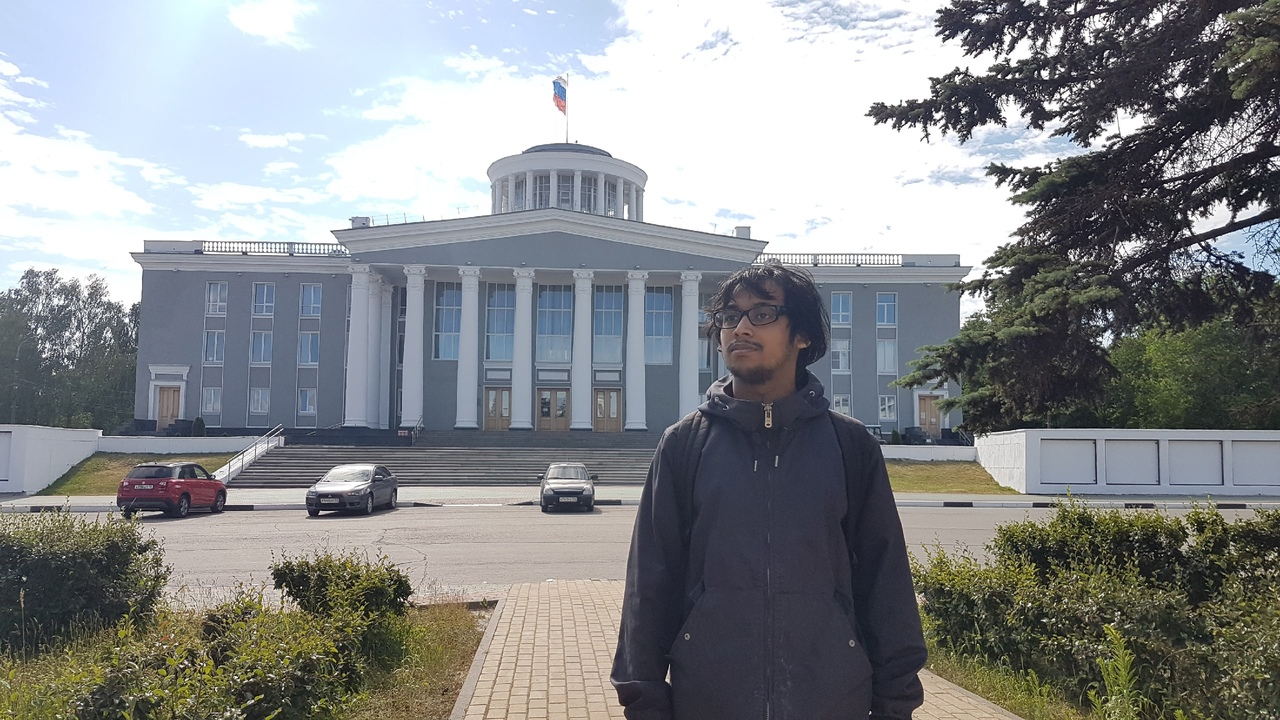
#> input picture imagehh.jpg, 1280 x 720 px
$ python lab2.1.py
#> lines starting #> are read from the running program, lines starting #| are printed output that depends on the picture
import cv2
import numpy
import numpy as np
import math
import sys
import random
from os import path
import matplotlib.pyplot as plt
import scipy.ndimage
import numpy as np

from scipy.ndimage.filters import convolve


def loadingImageFilter():
    srcImage = cv2.imread("imagehh.jpg")
#> srcImage is the input picture: shape (720, 1280, 3); mean B, G, R 140.2, 138.3, 135.7
    # kernel = np.ones((5, 5), np.uint8)


    cv2.imshow("frame1", srcImage)
    cv2.waitKey(0)


loadingImageFilter()


def convolve(image, kernel, filter=0, strides=1):
    # Cross Correlation
#> called with kernel = array of shape (3, 3), filter = 3, strides = 1
    kernel = np.flipud(np.fliplr(kernel))

    # Gather Shapes of Kernel + Image + Padding
    xKernShape = kernel.shape[0]
    yKernShape = kernel.shape[1]
    xImgShape = image.shape[0]
#> xImgShape = 720
    yImgShape = image.shape[1]
#> yImgShape = 1280

    # Shape of Output Convolution
    xOutput = int(((xImgShape - xKernShape + 2 * filter) / strides) + 1)
#> xOutput = 724
    yOutput = int(((yImgShape - yKernShape + 2 * filter) / strides) + 1)
#> yOutput = 1284
    output = np.zeros((xOutput, yOutput))

    # Apply Equal Padding to All Sides
    if filter != 0:
        imagePadded = np.zeros((image.shape[0] + filter*2, image.shape[1] + filter*2))
        imagePadded[int(filter):int(-1 * filter), int(filter):int(-1 * filter)] = image
        print(imagePadded)
#> (printed output is left out)
    else:
        imagePadded = image

    # Iterate through image
    for y in range(image.shape[1]):
        # Exit Convolution
        if y > image.shape[1] - yKernShape:
            break
        # Only Convolve if y has gone down by the specified Strides
        if y % strides == 0:
            for x in range(image.shape[0]):
                # Go to next row once kernel is out of bounds
                if x > image.shape[0] - xKernShape:
                    break
                try:
                    # Only Convolve if x has moved by the specified Strides
                    if x % strides == 0:
                        output[x, y] = (kernel * imagePadded[x: x + xKernShape, y: y + yKernShape]).sum()
                except:
                    break

    return output

def processImage(image):
  image = cv2.imread(image)
  image = cv2.cvtColor(src=image, code=cv2.COLOR_BGR2GRAY)
  return image


if __name__ == '__main__':
    # Grayscale Image
    image = processImage('imagehh.jpg')

    kernel = np.array([[1, 0, -1], [0, 0, 0], [-1, 0, 1]])
    output = convolve(image, kernel, filter=3)
    cv2.imshow('edge1.jpg', output)
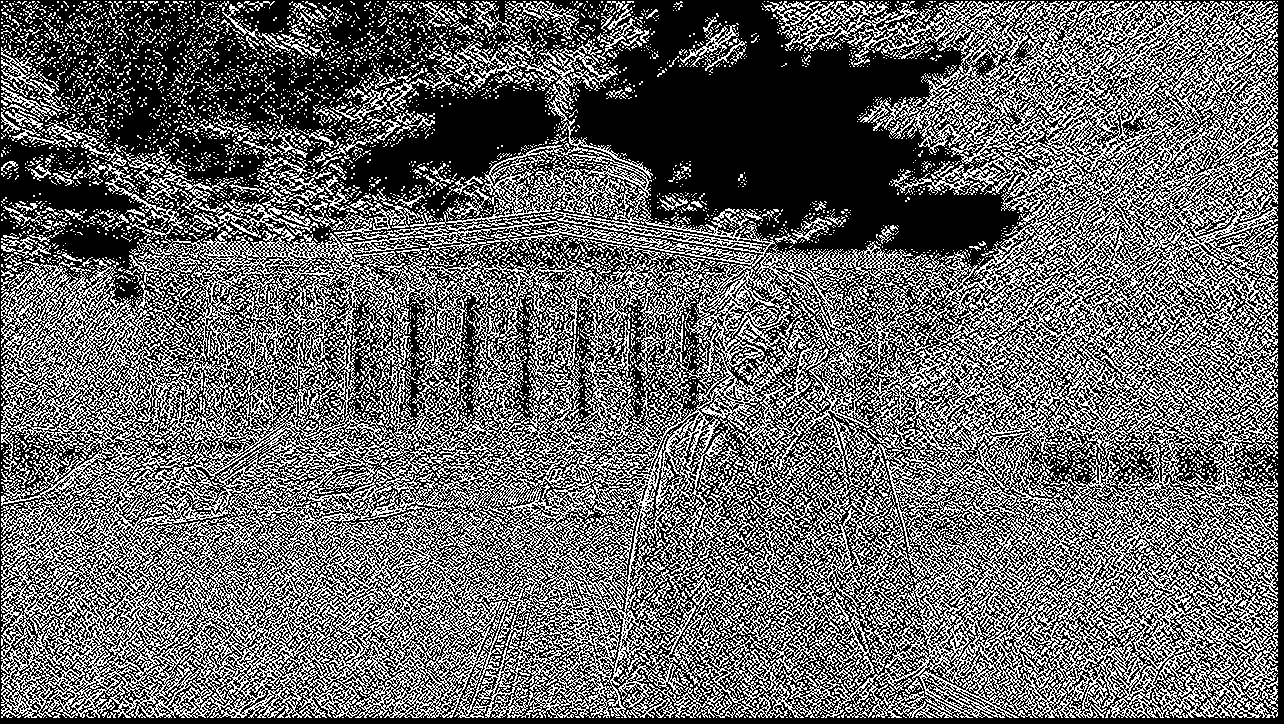
#> window 'edge1.jpg': shape (724, 1284); 39.9% white in thin lines or dots

    kernel = np.array([[-1, -1, -1], [-1, 8, -1], [-1, -1, -1]])
    output = convolve(image, kernel, filter=3)
#> call 2 of convolve, with kernel = array of shape (3, 3), filter = 3, strides = 1
#> (printed output is left out)
#> after the loop in convolve (call 2), `for y in range(image.shape[1]):`:
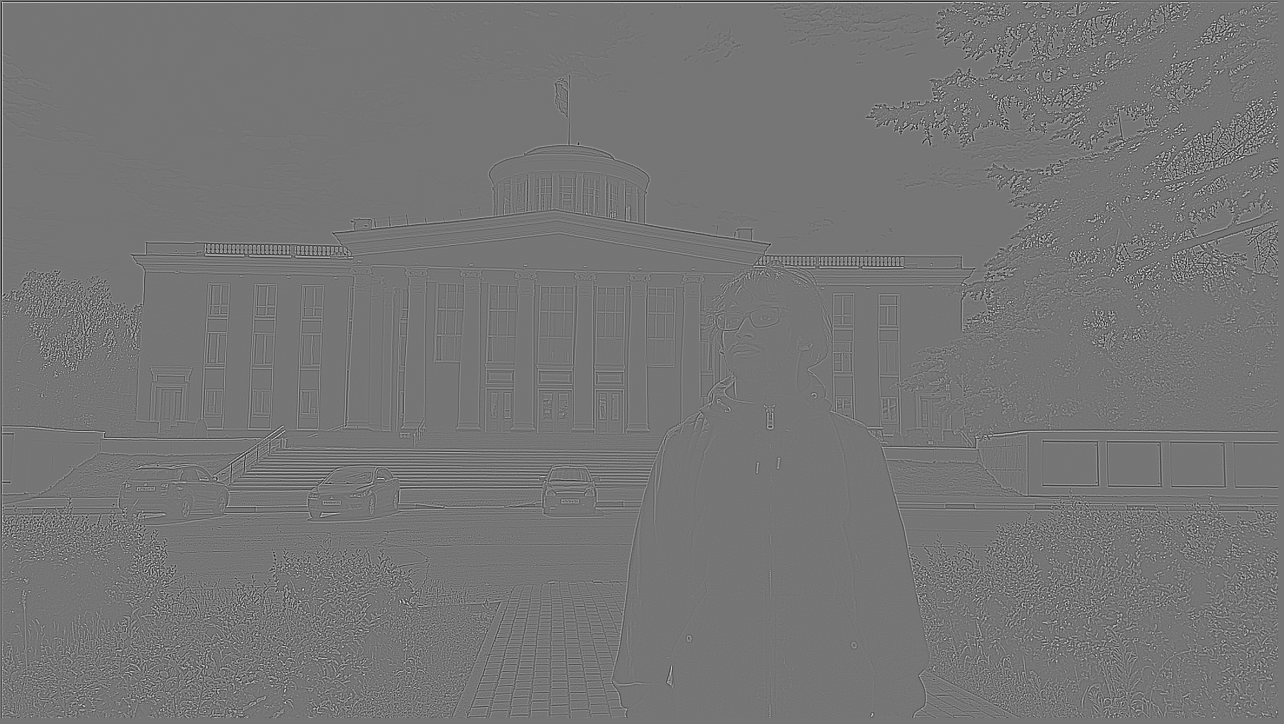
#> output: shape (724, 1284) float64; min -1195, max 1386, mean 0; drawn with min black and max white
    cv2.imshow('edge2.jpg', output)

    kernel = (1/16)*np.array([[1, 2, 1], [2, 4, 2], [1, 2, 1]])
    output = convolve(image, kernel, filter=3)
#> call 3 of convolve, with kernel = array of shape (3, 3), filter = 3, strides = 1
#> (printed output is left out)
#> after the loop in convolve (call 3), `for y in range(image.shape[1]):`:
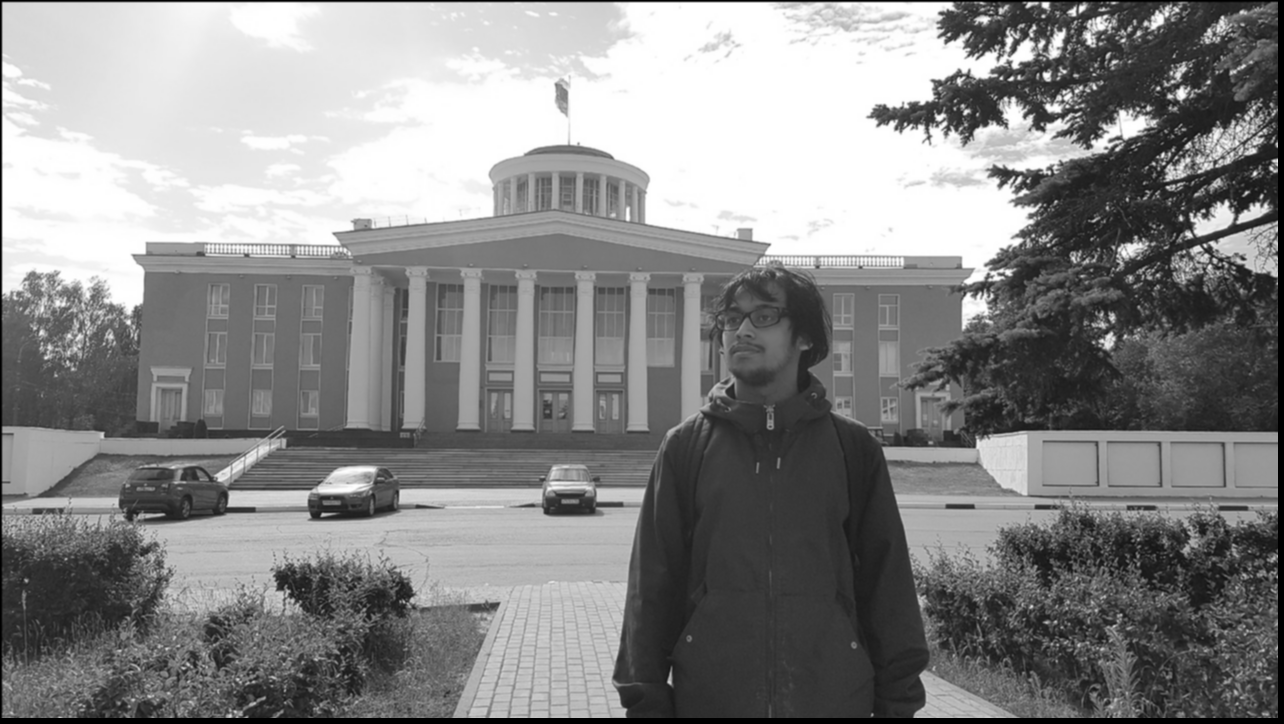
#> output: shape (724, 1284) float64; min 0, max 255, mean 135.8
    cv2.imshow('blur.jpg', output)


def relu(x):
    return max(0.0, x)

def ReluAndMaxPool(x):


#> called with x = 1
    srcImage = cv2.imread("imagehh.jpg")

    b, g, r = cv2.split(srcImage)
    tir = cv2.imread("imagehh.jpg", 0)
#> tir: shape (720, 1280); min 0, max 255, mean 137.7
    qb = cv2.imread("imagehh.jpg", 0)
    channel_img = np.zeros((b.shape[0], b.shape[1], 5))

    channel_img[:, :, 0] = b
    channel_img[:, :, 1] = g
    channel_img[:, :, 2] = r
    channel_img[:, :, 3] = tir
    channel_img[:, :, 4] = qb
    cv2.imshow("ch1", b)
    cv2.waitKey(0)

    cv2.imshow("ch2", g)
    cv2.waitKey(0)

    cv2.imshow("ch3", r)
    cv2.waitKey(0)

    cv2.imshow("ch4", tir)
    cv2.waitKey(0)

    cv2.imshow("ch5", qb)
    cv2.waitKey(0)


    mat = np.array([[0, -1, 0],
                        [-1, 5, -1],
                        [0, -1, 0]])

    mat = mat / sum(mat)
    relu = max(0.0, x)
    M, N = mat.shape
    K = 2
    L = 2

    MK = M // K
    NL = N // L
    print(mat[:MK * K, :NL * L].reshape(MK, K, NL, L).max(axis=(1, 3)))

    max_pool = cv2.filter2D(srcImage, -1, mat )
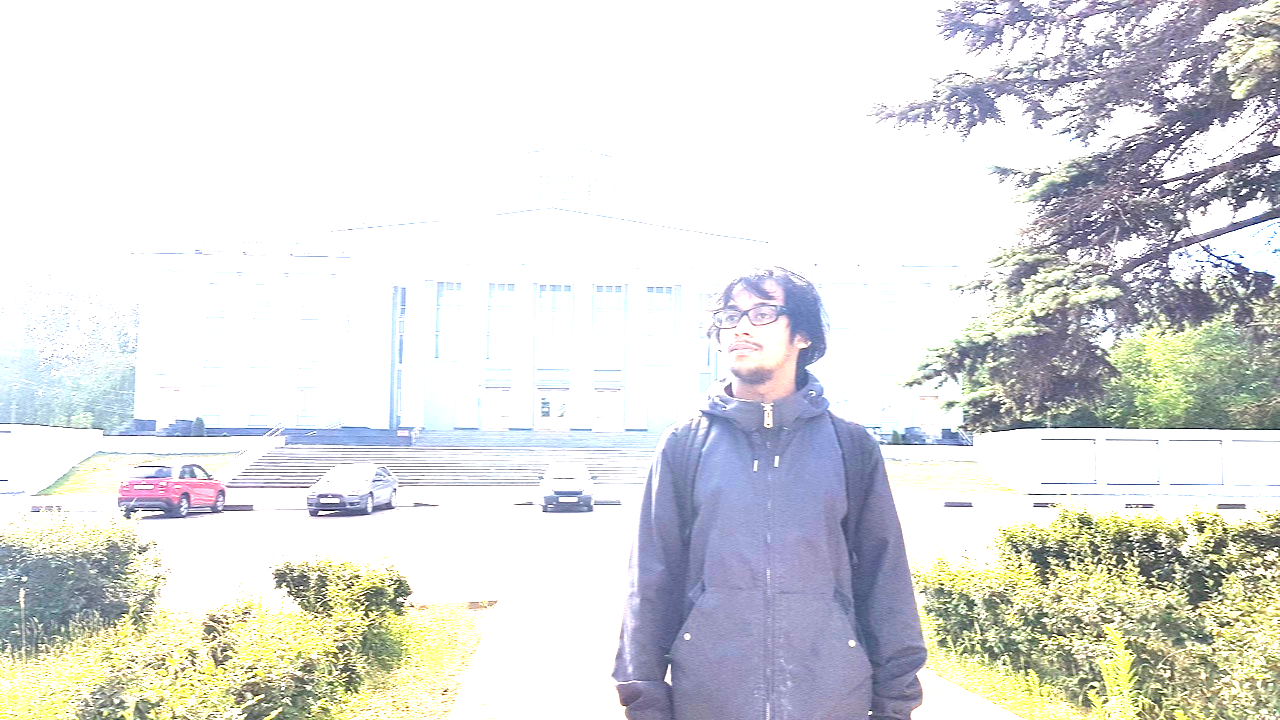
#> max_pool: shape (720, 1280, 3); mean B, G, R 222.6, 223.6, 222.7

    cv2.imshow("max pool", max_pool)
    cv2.waitKey(0)


ReluAndMaxPool(relu(x=1))
